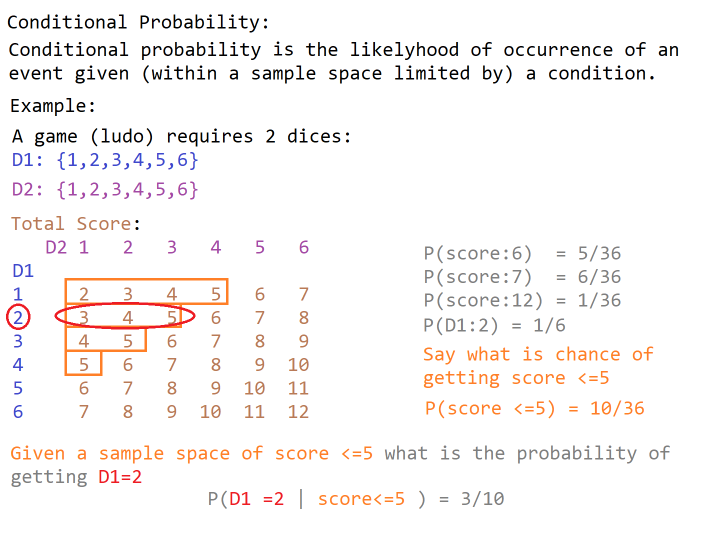
#> input picture Conditional Probability.png, 1428 x 1104 px (shown at 1/2 size); its folder holds only this picture in this run
$ python -i Slideshow.py   (imports and definitions only)
#> lines starting #> are read from the running program, lines starting #| are printed output that depends on the picture
#Slideshow with video_export

import cv2
from os import path, listdir

class SlideShow:
    #A special method of the class.
    #It is auto invoked as object of the class is created.
    #It is used to initialize the object to its first state
    def __init__(self, source, filter = ['.jpg', '.jpeg', '.png']):
        if not path.exists(source):
            raise Exception('Path not found: ' + source)
        if not path.isdir(source):
            raise Exception('Not a directory: '+ source)

        self.contents = [source+ '/' +x for x in listdir(source) if path.splitext(x.lower())[1] in filter ]

    #A object processing method
    # [98 lines left out: functions play, video_export, not called in this run]


# [1 line that did not run here, left out]
#ss.play()
# [1 line not run here, left out]

>>> import cv2
>>> picture = cv2.imread('Conditional Probability.png', cv2.IMREAD_GRAYSCALE)
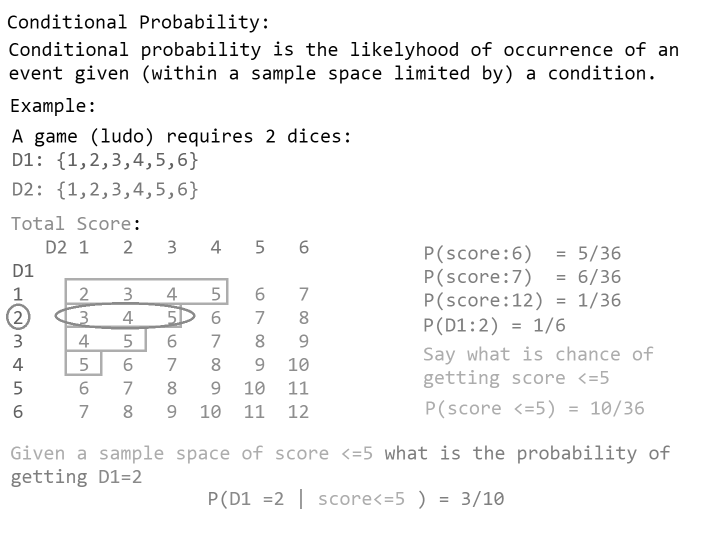
#> picture: shape (1104, 1428) (shown at 1/2 size); min 0, max 255, mean 247.1
#> (the run stopped early here; a loop or call above may not have finished)
